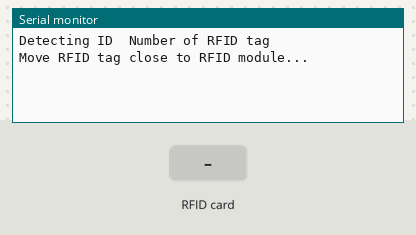
The sketch below on a simulated Arduino Uno, built with avr-gcc and run on an emulated ATmega328P. On the bench: the last lines printed to the serial monitor. The inputs (shaded band) are chosen by the test bench.

Above: at 1.2 s.
1.3 s: RFID card 1A 11 58 89 held to the reader
At 2.5 s:
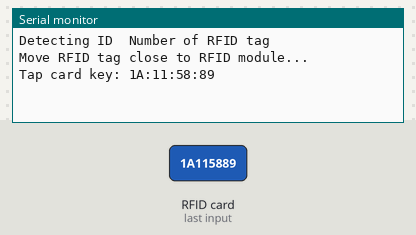
2.8 s: RFID card 5E 7A 19 C4 held to the reader
At 4.2 s:
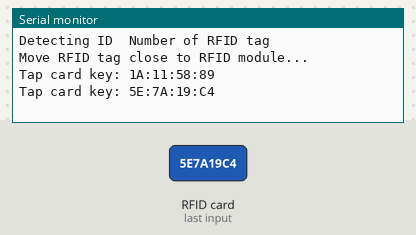

Measured:
- after the input at 1.3 s, the serial monitor: prints a new line at once (image 1)
- after the input at 2.8 s, the serial monitor: prints a new line at once (image 2)

The sketch:

RFID_code.ino
```cpp
#include "MFRC522.h"

#define SS_PIN 10
#define RST_PIN 9
#define ledPin 13

MFRC522 rfid(SS_PIN, RST_PIN);

void setup() {
  Serial.begin(9600);
  SPI.begin();
  rfid.PCD_Init();
  Serial.println(F("Detecting ID  Number of RFID tag"));
    Serial.println(F("Move RFID tag close to RFID module..."));
}

void loop() {
  if (!rfid.PICC_IsNewCardPresent() || !rfid.PICC_ReadCardSerial())
    return;

  String strID = "";
  for (byte i = 0; i < 4; i++) {
    strID +=
    (rfid.uid.uidByte[i] < 0x10 ? "0" : "") +
    String(rfid.uid.uidByte[i], HEX) +
    (i!=3 ? ":" : "");
  }
  strID.toUpperCase();


  // LED
  Serial.print("Tap card key: ");
  Serial.println(strID);

   if (strID.indexOf("1A:11:58:89") >= 0) {
    digitalWrite(ledPin, HIGH);
  } else {
    digitalWrite(ledPin, LOW);
  }
  rfid.PICC_HaltA();
}
```
